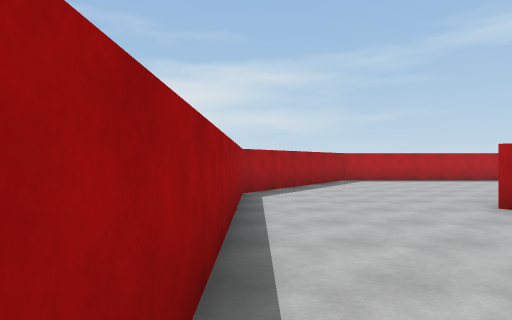
[1] (above)

17 first-person views from a walk through a 3-D level made in the Unity game engine. The camera is 1.5 m above the floor, looks level and sees 75° across. The floor is counted in squares, 2 m on a side. Each view is taken from the middle of a square. On the plan, view 1 faces up. The plan holds only what a view shows up to about 11 squares ahead; the rest is blank. The place goes on beyond the plan.

[2]
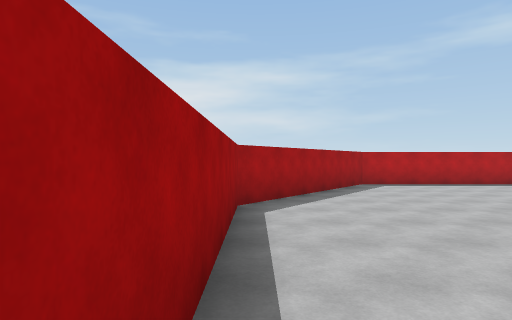

[3]
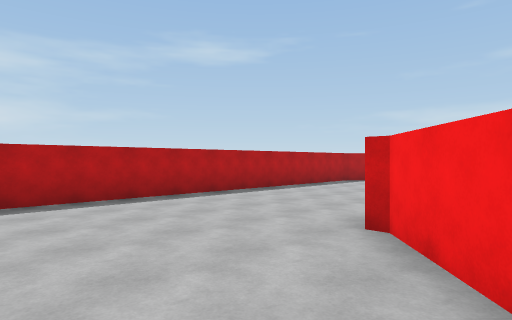

[4]
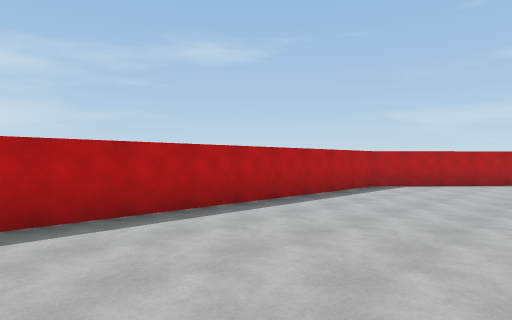

[5]
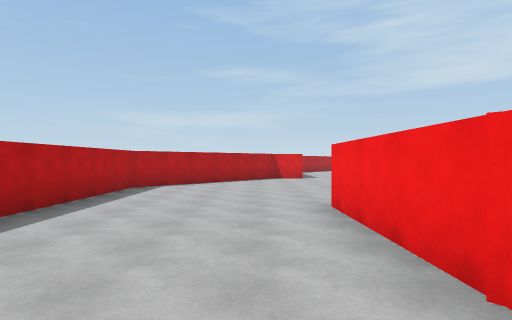

[6]
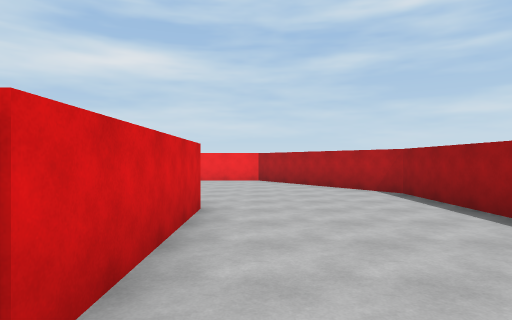

[7]
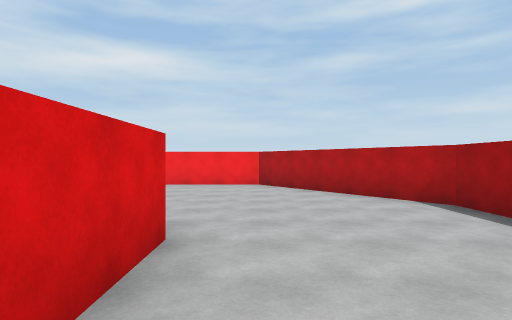

[8]
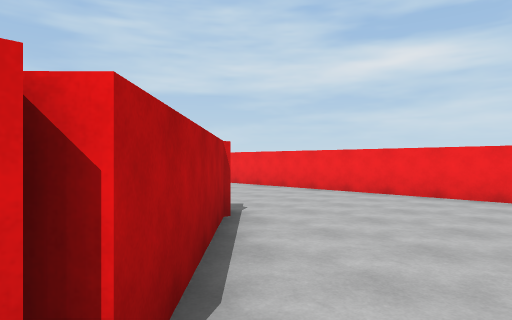

[9]
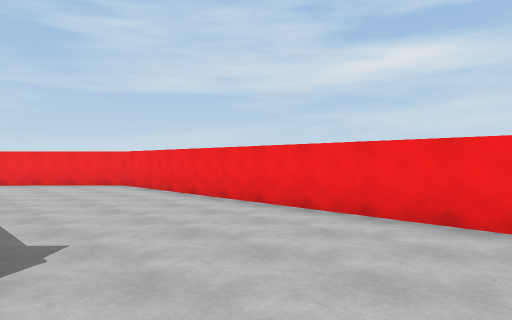

[10]
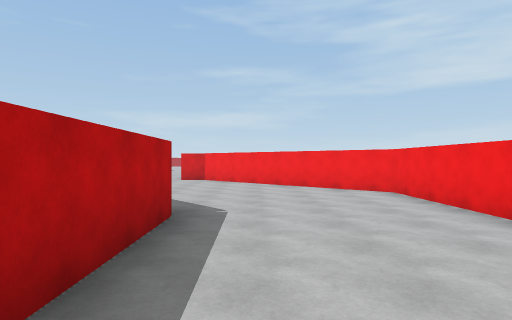

[11]
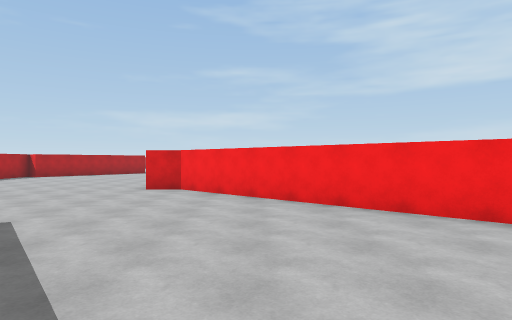

[12]
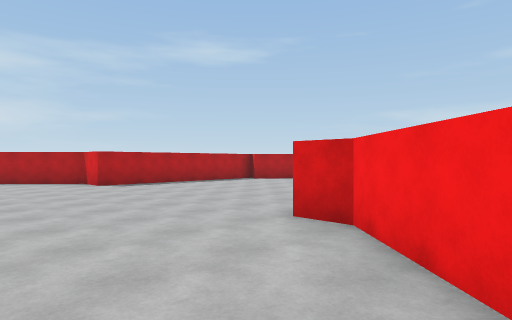

[13]
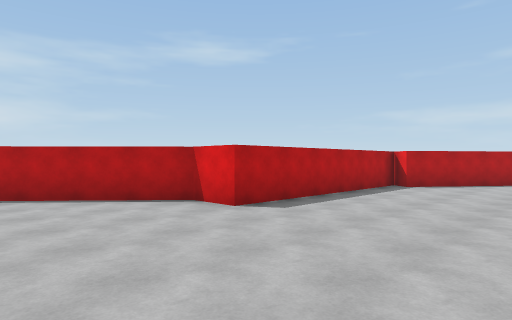

[14]
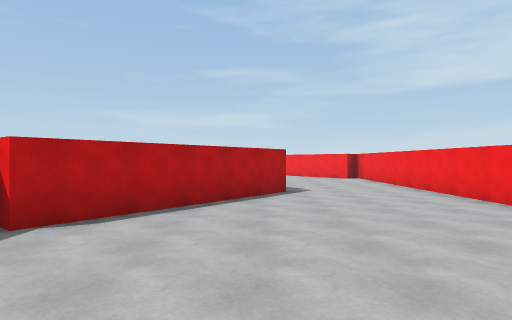

[15]
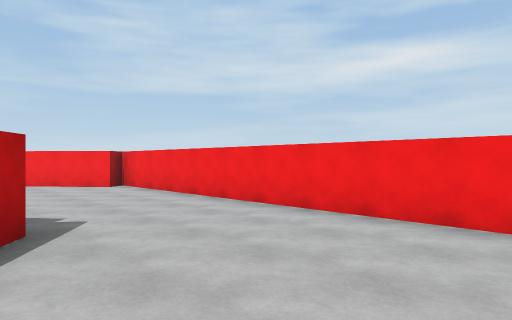

[16]
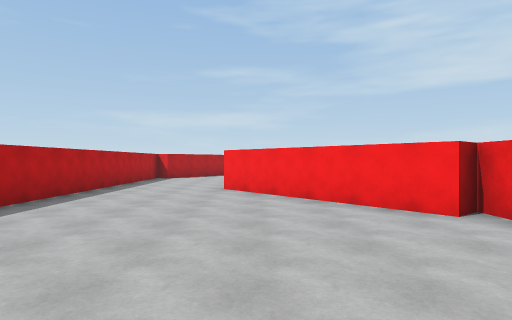

[17]
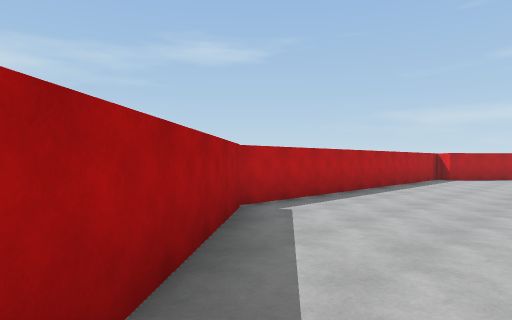

### Floor plan
Points are (right, up) in squares from view 1. A wall is a line through its corners. A room is listed if a view was taken in it or the views show most of it. See-through windows are left out.
Room 1 (views 1, 2, 3, 4, 5, 6, 7, 8, 9, 10, 11, 12, 13, 14, 15, 16, 17)
walls: (10.4, -1.9) (7.4, -1.9); (24.9, 7.1) (18.5, 7.1) (18.5, 8.4) (14.1, 12.3) (3.3, 12.3) (-0.3, 7.5) (-0.3, -1.5) (2.9, -6.2) (13.7, -6.2) (18.5, -1.1) (18.5, -0.1); (25.5, -0.2) (34.8, -0.2) (34.4, 0.3) (38.7, 3.9); (6.6, 7.7) (10.4, 7.8); (6.4, -1.8) (3.9, 0.7) (3.8, 4.9); (29, 3.2) (24.5, 6.6); (5, 6.2) (6.5, 7.5); (33.6, 6.9) (30.1, 4.1); (41.5, 7.1) (33.6, 7.1)

Where each view was taken, in squares from view 1:
view 1: 0 up, 0 right, facing up
view 2: 2 up, 0 right, facing up
view 3: 6 up, 3 right, facing up-right
view 4: 8 up, 5 right, facing up-right
view 5: 9 up, 5 right, facing right
view 6: 6 up, 3 right, facing down
view 7: 4 up, 3 right, facing down
view 8: 1 up, 3 right, facing down-right
view 9: 2 down, 4 right, facing down-right
view 10: 3 down, 6 right, facing right
view 11: 3 down, 10 right, facing right
view 12: 3 down, 15 right, facing up-right
view 13: 3 up, 15 right, facing up-right
view 14: 4 up, 21 right, facing right
view 15: 4 up, 25 right, facing down-right
view 16: 3 up, 30 right, facing right
view 17: 3 up, 30 right, facing up-right
